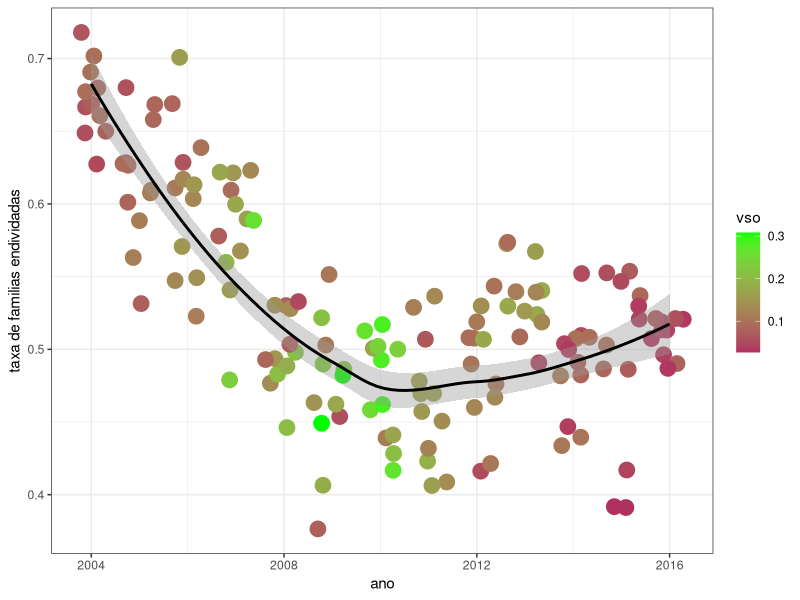
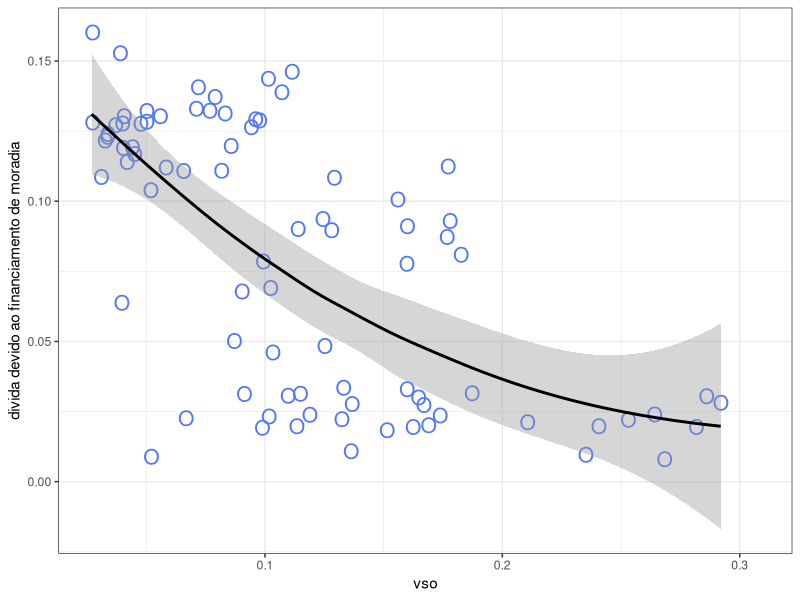

Write R code to recreate these figures, in order. (Note: this script raises an error after producing the figures.)
# wrangle.r

library(ggplot2)

df <- read.csv('dados-fixed.csv')

# gg1
gg1 <- ggplot(aes(x=a, y=fam_endividadas, color=vso), data=df) +
		geom_jitter(size=5) + 
		stat_smooth(span=0.95, method='loess', color='black') +
		scale_color_gradient(low='maroon', high='green') +
		theme_bw() +
		xlab('ano') + ylab('taxa de familias endividadas')
ggsave('graficos/gg1.png')

# gg2
gg2 <- ggplot(aes(x=vso, y=porc_divida_financ_casa), data=df) +
		geom_jitter(size=5, shape='O', color='#5378F3') +
		stat_smooth(method='loess', color='black', span=0.95) +
		theme_bw() + xlab('vso') + ylab('divida devido ao financiamento de moradia') +
ggsave('graficos/gg2.png')

# gg3
gg3 <- ggplot(aes(x=a, y=porc_divida_financ_casa), data=df) +
		geom_jitter(size=6, shape='+', color='#F37853') +
		stat_smooth(method='loess', color='black', span=0.95) +
		theme_bw() + xlab('ano') + ylab('divida devido ao financiamento de moradia') +
ggsave('graficos/gg3.png')

# gg4
dfTmp <- df
dfTmp['mi.hab'] = signif(dfTmp$pop / 1e6, digits=3)
dfTmp$pib = signif(dfTmp$pib * 100, digits=3)
gg4 <- ggplot(aes(x=a, y=pib, size=mi.hab), data=dfTmp) +
		geom_line(color='#954763') + theme_bw() +
		xlab('ano') + ylab('pib municipal (bi)')
ggsave('graficos/gg4.png')

# gg5
dfTmp <- df
#dfTmp$selic <- dfTmp$selic / 100
gg5 <- ggplot() +
		geom_point(aes(x=fam_endividadas, y=selic, color=vso), size=10, alpha=0.5, data=dfTmp) +
		scale_color_gradient(low='#5534DD', high='#DD3455') +
		xlab('taxa de familias endividadas') + ylab('selic (%)') +
		theme_bw()
ggsave('graficos/gg5.png')

# gg6
dfTmp <- df
dfTmp$a <- as.character(dfTmp$a)
gg6 <- ggplot(aes(x=vso, y=selic, color=a), data=dfTmp) +
		geom_point(size=6, shape=18, alpha=0.8) + xlab('vso') + ylab('selic (%)') +
		scale_color_manual(name='ano', values=c('firebrick', 'navyblue', 'springgreen4',
			'purple', 'chocolate', 'gold', 'maroon', 'magenta', 'gray17', 'lawngreen',
			'cornsilk3', 'tan4', 'dodgerblue4')) +
		theme_bw()
ggsave('graficos/gg6.png')

# gg7
dfTmp <- df
dfTmp['datas'] <- seq(as.Date("2004-01-01"), by="month", length.out=12*(2016-2004)+10)
gg7 <- ggplot(aes(x=datas, y=selic, color=vso), data=dfTmp) +
		geom_step(size=3, alpha=0.7) + xlab('ano') + ylab('selic (%)') +
		scale_color_gradient(low='dodgerblue4', high='gold') +
		theme_bw()
ggsave('graficos/gg7.png')

# estatisticas
# correlacao de pearson: vso x divida
cor.test(df$vso, df$fam_endividadas, method='pearson')

# correlacao de pearson: vso x divida especifica moradia
cor.test(df$vso, df$porc_divida_financ_casa, method='pearson')

# correlacao de pearson: divida x divida especifica moradia
cor.test(df$fam_endividadas, df$porc_divida_financ_casa, method='pearson')

# correlacao de pearson: selic x vso
cor.test(df$selic, df$vso, method='pearson')

# correlacao de pearson: selic x divida
cor.test(df$selic, df$fam_endividadas, method='pearson')
